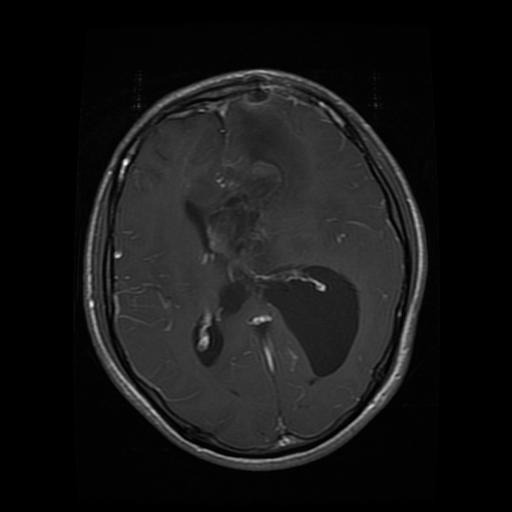
#> input picture Training/glioma/Tr-gl_0072.jpg, 512 x 512 px; its folder holds only this picture in this run
$ jupyter execute --allow-errors ImageClassifier.ipynb
#> lines starting #> are read from the running program, lines starting #| are printed output that depends on the picture
[cell 1]
import os
import cv2
import numpy as np
from skimage.feature import hog, local_binary_pattern
from sklearn.svm import SVC
from sklearn.neighbors import KNeighborsClassifier
from sklearn.naive_bayes import GaussianNB
from sklearn.metrics import accuracy_score, precision_score, recall_score, f1_score
from sklearn.preprocessing import LabelEncoder
from tqdm import tqdm

def preProcessamento(folder):
#> called with folder = 'Training'
    images = []
    labels = []
    for labelImage in os.listdir(folder):
        DirImage = os.path.join(folder, labelImage)
        if os.path.isdir(DirImage):
            for file in os.listdir(DirImage):
                imageCarregada = os.path.join(DirImage, file)
                img = cv2.imread(imageCarregada, cv2.IMREAD_GRAYSCALE)
#> img is the input picture: shape (512, 512); min 0, max 253, mean 22.1
                if img is not None:
                    img = cv2.resize(img, (256, 256))
#> img: shape (256, 256)
                    img = cv2.equalizeHist(img)
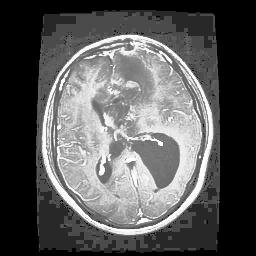
#> img: shape (256, 256); min 0, max 255, mean 89.6
                    img = (img / 255.0).astype(np.float32)
                    images.append(img)
                    labels.append(labelImage)
                else:
                    print(f"Erro carregar a imagem: {imageCarregada}")
#> pass 2 of the loop in preProcessamento, `for labelImage in os.listdir(folder):`:
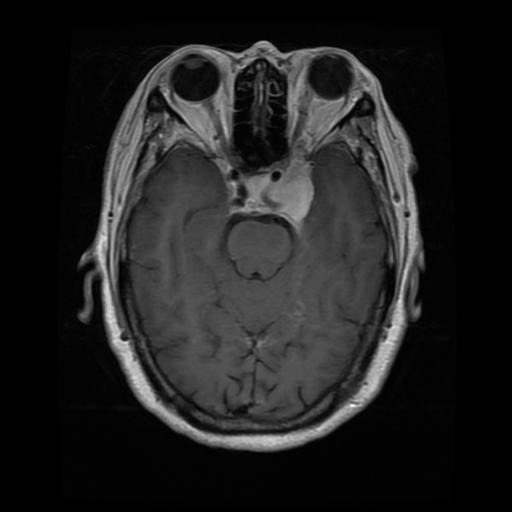
#> input picture Training/meningioma/Tr-me_0013.jpg, 512 x 512 px
#> in preProcessamento, img is the input picture: shape (512, 512); min 0, max 255, mean 32.6
#> in preProcessamento, `img = cv2.equalizeHist(img)`:
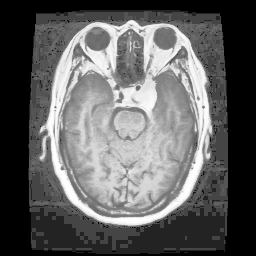
#> img: shape (256, 256); min 0, max 255, mean 96.8
    return np.array(images), np.array(labels)
def treinandoHog(images):
    Hog = []
    for image in tqdm(images, desc="Treinando HOG", unit="imagem"):
        Valores = hog(image, pixels_per_cell=(8, 8), cells_per_block=(2, 2), visualize=False)
        Hog.append(Valores)
    return np.array(Hog)
def treinandoLBP(images, P=8, R=1):
    LBP = []
    for image in tqdm(images, desc="Treinando LBP", unit="imagem"):
        image = (image * 255).astype(np.uint8)
        lbp = local_binary_pattern(image, P, R, method='uniform')
        (hist, _) = np.histogram(lbp.ravel(), bins=np.arange(0, P + 3), range=(0, P + 2))
        hist = hist.astype("float")
        hist /= (hist.sum() + 1e-7)
        LBP.append(hist)
    return np.array(LBP)
def concatenarCaract (model, imagens):
    Hog = treinandoHog(imagens)
    LBP = treinandoLBP(imagens)
    Hog = np.array(Hog)
    LBP = np.array(LBP)
    return np.concatenate((Hog, LBP), axis=1)
def avalicacaoTrein(model, X_test, y_test):
    y_pred = model.predict(X_test)
    accuracy = accuracy_score(y_test, y_pred)
    precision = precision_score(y_test, y_pred, average='weighted')
    recall = recall_score(y_test, y_pred, average='weighted')
    f1 = f1_score(y_test, y_pred, average='weighted')
    return accuracy, precision, recall, f1
trainDir               = "Training"
testDir                = "Testing"
trainImage, trainLabel = preProcessamento(trainDir)
#> (the rest of this cell did not finish here and is left out)

label_encoder          = LabelEncoder()
trainLabel             = label_encoder.fit_transform(trainLabel)
testLabel              = label_encoder.transform(testLabel)
HogTrain               = treinandoHog (trainImage)
HogTest                = treinandoHog (testImage)
LBPTrain               = treinandoLBP(trainImage)
LBPTest                = treinandoLBP(testImage)

svmHog = SVC(kernel='linear')
svmHog.fit(HogTrain, trainLabel)
svmLBP = SVC(kernel='linear')
svmLBP.fit(LBPTrain, trainLabel)
knnHog = KNeighborsClassifier(n_neighbors=3)
knnHog.fit(HogTrain, trainLabel)
knnLBP = KNeighborsClassifier(n_neighbors=3)
knnLBP.fit(LBPTrain, trainLabel)
nbHog = GaussianNB()
nbHog.fit(HogTrain, trainLabel)
nbLBP = GaussianNB()
nbLBP.fit(LBPTrain, trainLabel)
accuracy_hog, precision_hog, recall_hog, f1_hog = avalicacaoTrein(svmHog, HogTest, testLabel)
print(f"SVM HOG: Accuracy={accuracy_hog}, Precision={precision_hog}, Recall={recall_hog}, F1-Score={f1_hog}")
accuracy_hog, precision_hog, recall_hog, f1_hog = avalicacaoTrein(knnHog, HogTest, testLabel)
print(f"KNN HOG: Accuracy={accuracy_hog}, Precision={precision_hog}, Recall={recall_hog}, F1-Score={f1_hog}")
accuracy_hog, precision_hog, recall_hog, f1_hog = avalicacaoTrein(nbHog, HogTest, testLabel)
print(f"Naive Bayes HOG: Accuracy={accuracy_hog}, Precision={precision_hog}, Recall={recall_hog}, F1-Score={f1_hog}")
accuracy_lbp, precision_lbp, recall_lbp, f1_lbp = avalicacaoTrein(svmLBP, LBPTest, testLabel)
print(f"SVM LBP: Accuracy={accuracy_lbp}, Precision={precision_lbp}, Recall={recall_lbp}, F1-Score={f1_lbp}")
accuracy_lbp, precision_lbp, recall_lbp, f1_lbp = avalicacaoTrein(knnLBP, LBPTest, testLabel)
print(f"KNN LBP: Accuracy={accuracy_lbp}, Precision={precision_lbp}, Recall={recall_lbp}, F1-Score={f1_lbp}")
accuracy_lbp, precision_lbp, recall_lbp, f1_lbp = avalicacaoTrein(nbLBP, LBPTest, testLabel)
print(f"Naive Bayes LBP: Accuracy={accuracy_lbp}, Precision={precision_lbp}, Recall={recall_lbp}, F1-Score={f1_lbp}")
